Frame 1 (no input): blank canvas, image omitted
Frame 60 (the mouse pressed at the canvas centre just before this capture): blank canvas, image omitted
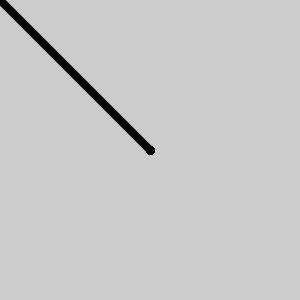
Frame 120 (the mouse held since frame 60 and released just before this capture)

The Processing sketch whose frames 1 and 60 were blank and that drew this single picture after the mouse press (run headless with seeded random() and noise(); from frame 60 on, the mouse is pressed at the canvas centre):

// Processing sketch: processing_92503
// ── processing_92503.pde

void setup() {  //setup function called initially, only once
  size(300, 300);
  smooth();
  strokeWeight(8);
  colorMode(HSB,360,100,100);

}

void draw() {
  frameRate(12);
  line(mouseX,mouseY,pmouseX,pmouseY);
  //float normX= mouseY/100;
  //background(0);
  //fill(20,100,100,200);
  //ellipse(mouseX, 16, 33, 33);
  //ellipse(mouseX,50, pow(normX,4)*width, pow(normX,4)*width);
  //ellipse(mouseX,84, pow(normX,8)*width, pow(normX,8)*width);
  //println(normX + " " + pow(normX,4)*width);
}
